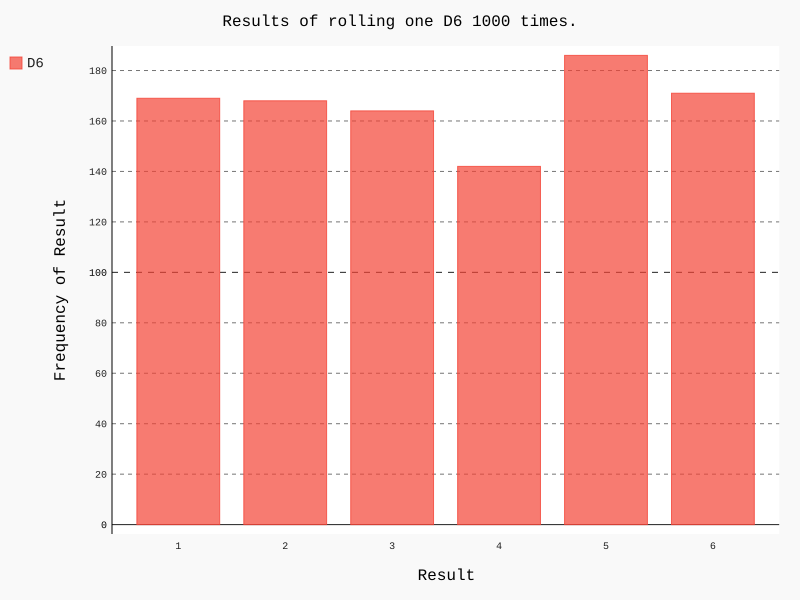

Write Python code to recreate this figure.
# -*- coding: utf-8 -*-
"""xxxxx"""
__author__ = 'Huang Lun'
import pygal
from die_class import Die

# 创建一个D6
die = Die()

# 掷几次骰子，并将结果存储在一个列表中
results = []
for roll_num in range(1000):
    result = die.roll()
    results.append(result)

# 分析结果
frequencies = [results.count(value) for value in range(1, die.num_sides+1)]

# 对结果进行可视化
hist = pygal.Bar()

hist.title = 'Results of rolling one D6 1000 times.'
hist.x_labels = [str(i) for i in range(1, die.num_sides+1)]
hist.x_title = 'Result'
hist.y_title = 'Frequency of Result'

hist.add('D6', frequencies)
hist.render_to_file('die_visual.svg')
